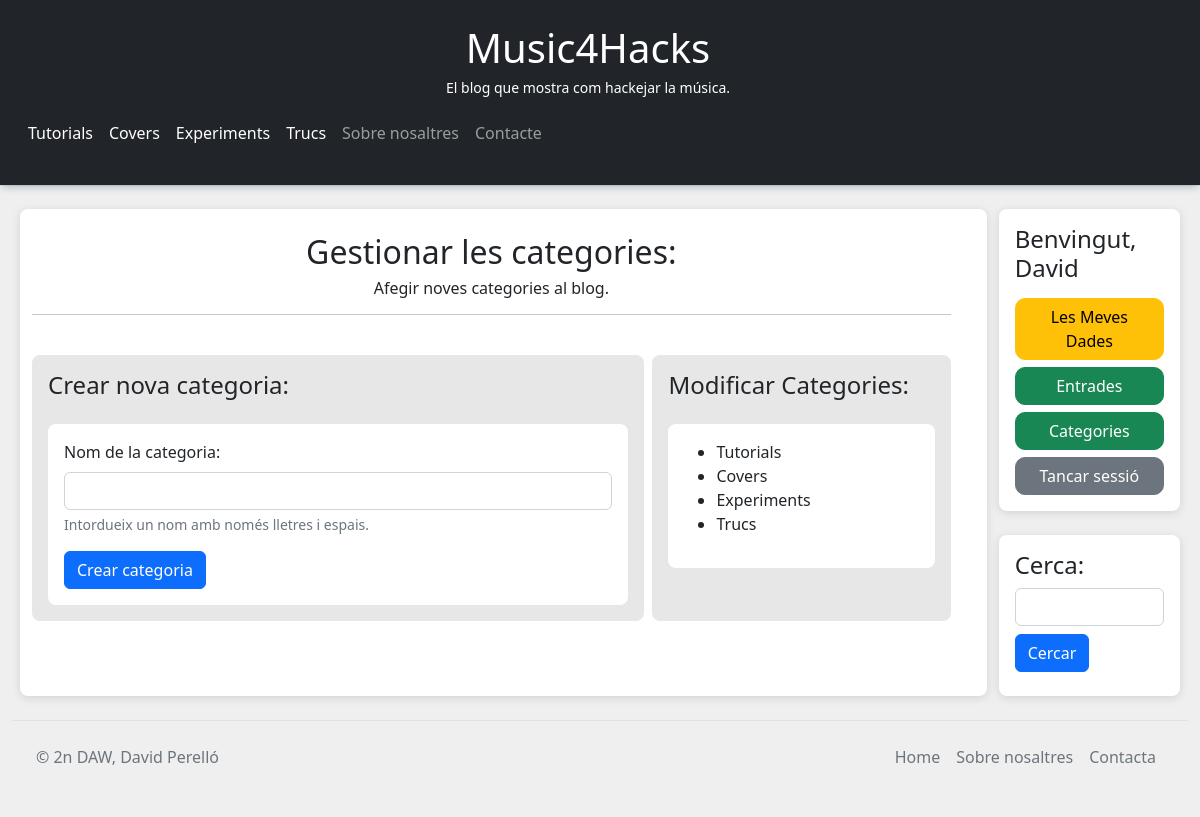
Screenshot of /categories.php?action=create (signed in) with the database file from the repository.
### tables this page shows
CREATE TABLE categories(
id      int(255) auto_increment not null,
nombre  varchar(100),
CONSTRAINT pk_categories PRIMARY KEY(id)
);

### includes/functions.php (called while the page is built, shortened)
<?php
function getCategories($args = []): array {
    $cats = selectDB(array('table' => 'categories', 'fields' => $args), true);
    return $cats;
}
function selectDB($args = ['table' => '', 'fields' => [], 'order' => 'DESC', 'pagination' => array(0, 0), 'operator' => '='], $alwaysArray = false): array {
    $data = [];
    $select = '*';
    $where = '';
    $order = $args['order'] ?? 'ASC';
    $pagination = isset($args['pagination']) ? 'LIMIT ' . implode(", ", $args['pagination']) : '';
    if (empty($args['table'])) {
        return $data;
    }else{
        $table = $args['table'];
    }
    $qry = "SELECT $select FROM $table $where ORDER BY `id` $order $pagination";
    try {
        $consulta = $conn->prepare($qry);
        $consulta->execute();
    } catch (mysqli_sql_exception $e) {
        print_r($e);
        $conn->close();
        return $data;
    }
    $result = $consulta->get_result();
    $dades = array();
    while ($reg = $result->fetch_assoc()) {
        array_push($dades, $reg);
    }
    if ($alwaysArray) {
        return $dades;
    } else {
        return sizeof($dades) == 1 ? $dades[0] : $dades;
    }
}

### categories.php (the view, shortened to what this page needs)
<?php
include_once 'includes/functions.php';
$action = $_GET['action'] ?? 'view';
include_once 'includes/header.php';
?>
<div class="main-content col-md-8 col-lg-9 col-xl-10 p-4">
    <?php endif;
    if ($action == 'create' || $action == 'edit') : ?>
        <div class="row create-categories">
            <div class="row text-center mb-4">
                <h2>Gestionar les categories:</h2>
                <h2 class="h6"><?= $action == 'create' ? 'Afegir noves categories al blog.' : 'Editant ' . $categoryData['nombre'] ?></h2>
                <hr class="mt-2">
            </div>
            <div class="row">
                <div class="col-sm-8 content-box">
                    <h4><?= $action == 'create' ? 'Crear nova categoria:' : 'Editant ' . $categoryData['nombre'] ?></h4>
                    <form action="functional/actionForm.php" method="post" class="content">
                        <div class="mb-2">
                            <label for="categoryName" class="form-label">Nom de la categoria:</label>
                            <input type="text" name="categoryName" id="categoryName" class="form-control" value="<?= isset($categoryData) ? $categoryData['nombre'] : null; ?>">
                            <div class="form-text">Intordueix un nom amb només lletres i espais.</div>
                        </div>
                        <?php
                        if ($action == 'edit') {
                            echo '<input type="hidden" name="catId" value="' . $categoryData['id'] . '">';
                            echo '<input type="submit" name="editCategory" value="Modificar categoria" class="btn btn-primary mt-2">';
                            echo '<a href="categories.php?id=' . $categoryData['id'] . '&action=delete" class="btn btn-outline-danger mt-2 ms-2">Eliminar Categoria</a>';
                        } else {
                            echo '<input type="submit" name="newCategory" value="Crear categoria" class="btn btn-primary mt-2">';
                        } ?>
                    </form>
                </div>
                <div class="col-sm ms-2 content-box">
                    <h4>Modificar Categories:</h4>
                    <div class="content">
                        <?php
                        $cats = getCategories();
                        if ($cats) {
                            echo '<ul>';
                            foreach ($cats as $categoria) {
                                echo '<li class=""><a href="categories.php?action=edit&id=' . $categoria['id'] . '" class="nav-link active">' . $categoria['nombre'] . '</a></li>';
                            }
                            echo '</ul>';
                        } else {
                            echo '<p class="alert alert-warning">Alerta! No s\'ha creat encara cap categoria.</p>';
                        }
                        ?>
                    </div>
                </div>
            </div>
        </div>
    <?php endif; ?>
</div>
<?php include 'includes/sidebar.php';
include_once 'includes/footer.php';

### includes/header.php (shortened to what this page needs)
<?php
require_once 'functions.php';
?>
<!DOCTYPE html>
<html lang="ca-ES">
<head>
    <link href="https://cdn.jsdelivr.net/npm/bootstrap@5.2.1/dist/css/bootstrap.min.css" rel="stylesheet">
    <link rel="stylesheet" href="assets/css/custom.css">
</head>
<body>
    <div class="container-fluid">
    <header class="row py-4 text-bg-dark text-center">
        <div class="row align-items-center slogan">
            <a href="index.php"><h1>Music4Hacks</h1></a>
            <h2 class="small">El blog que mostra com hackejar la música.</h2>
        </div>
        <div class="row px-4">
            <nav class=" navbar navbar-expand-sm navbar-dark px-2">
            <div class="collapse navbar-collapse" id="navbarSupportedContent">
                <ul class="navbar-nav mr-auto">
                    <?php
                    foreach (getCategories() as $categoria) {
                        echo '<li class="nav-item"><a href="categories.php?id='.$categoria['id'].'" class="nav-link active">'.$categoria['nombre'].'</a></li>';
                    }
                    ?>
                    <li class="nav-item"><a href="aboutus.php" class="nav-link">Sobre nosaltres</a></li>
                    <li class="nav-item"><a href="contact.php" class="nav-link">Contacte</a></li>
                </ul>
            </div>
            </nav>
        </div>
    </header>
    <div class="row my-4 mx-2 page-content">

### assets/css/custom.css (style rules this page uses)
body { background-color: #EFEFEF; }
body header { box-shadow: rgba(9, 30, 66, 0.25) 0px 4px 8px -2px, rgba(9, 30, 66, 0.08) 0px 0px 0px 1px; }
body header a, body header a:hover { color: white; text-decoration: none; }
body div.main-content { background-color: white; border-radius: 8px; box-shadow: rgba(99, 99, 99, 0.2) 0px 2px 8px 0px; }
.content-box { background-color: #e7e7e7; padding: 1rem 1rem; border-radius: 8px; }
.content-box .content { background-color: #ffffff; margin-top: 1.5rem; padding: 1rem 1rem; border-radius: 8px; }

### rows the page displays
categories: nombre "Tutorials"
categories: nombre "Covers"
categories: nombre "Experiments"
categories: nombre "Trucs"

### other values shown
$_SESSION['userData']['nom'] "David"
